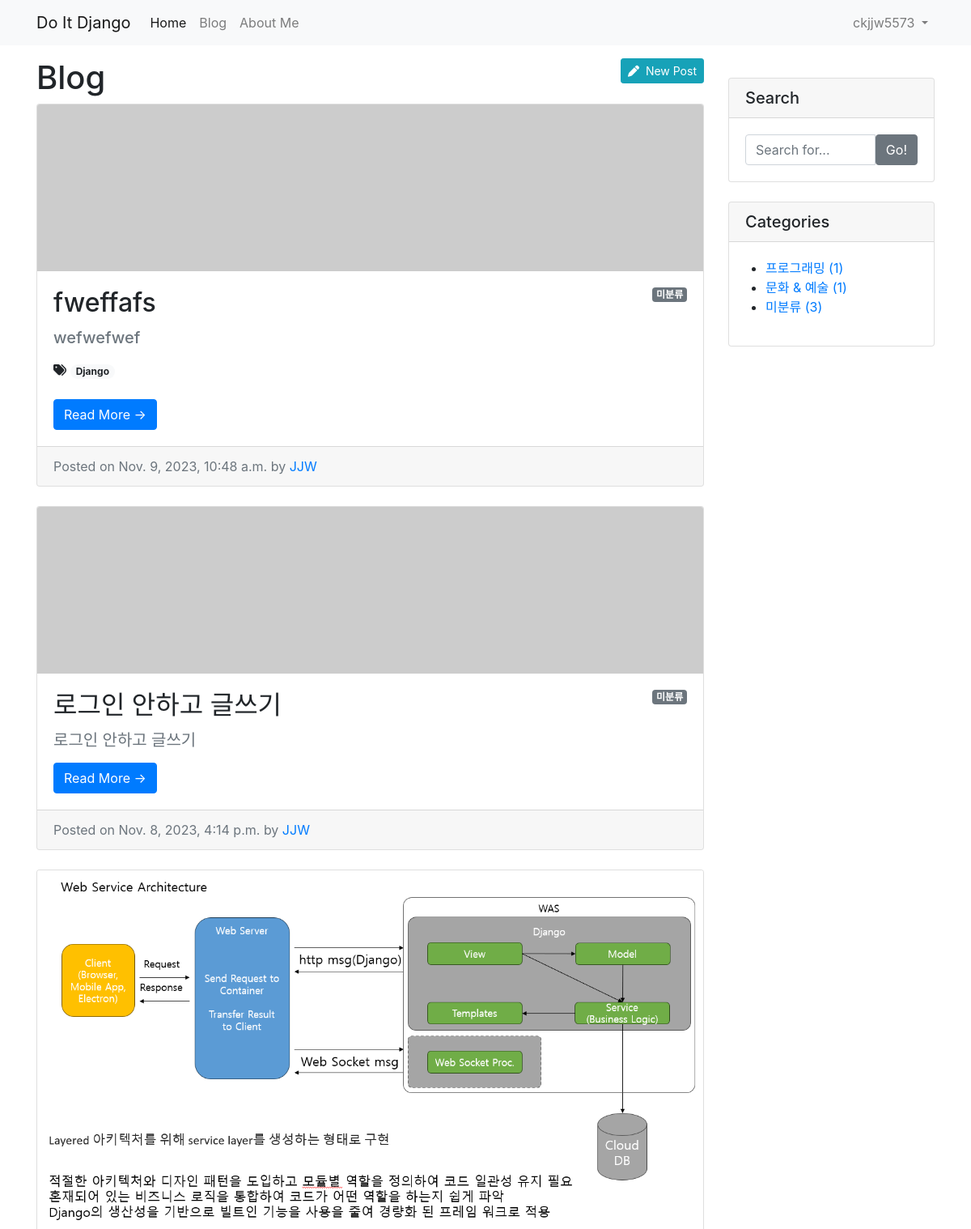
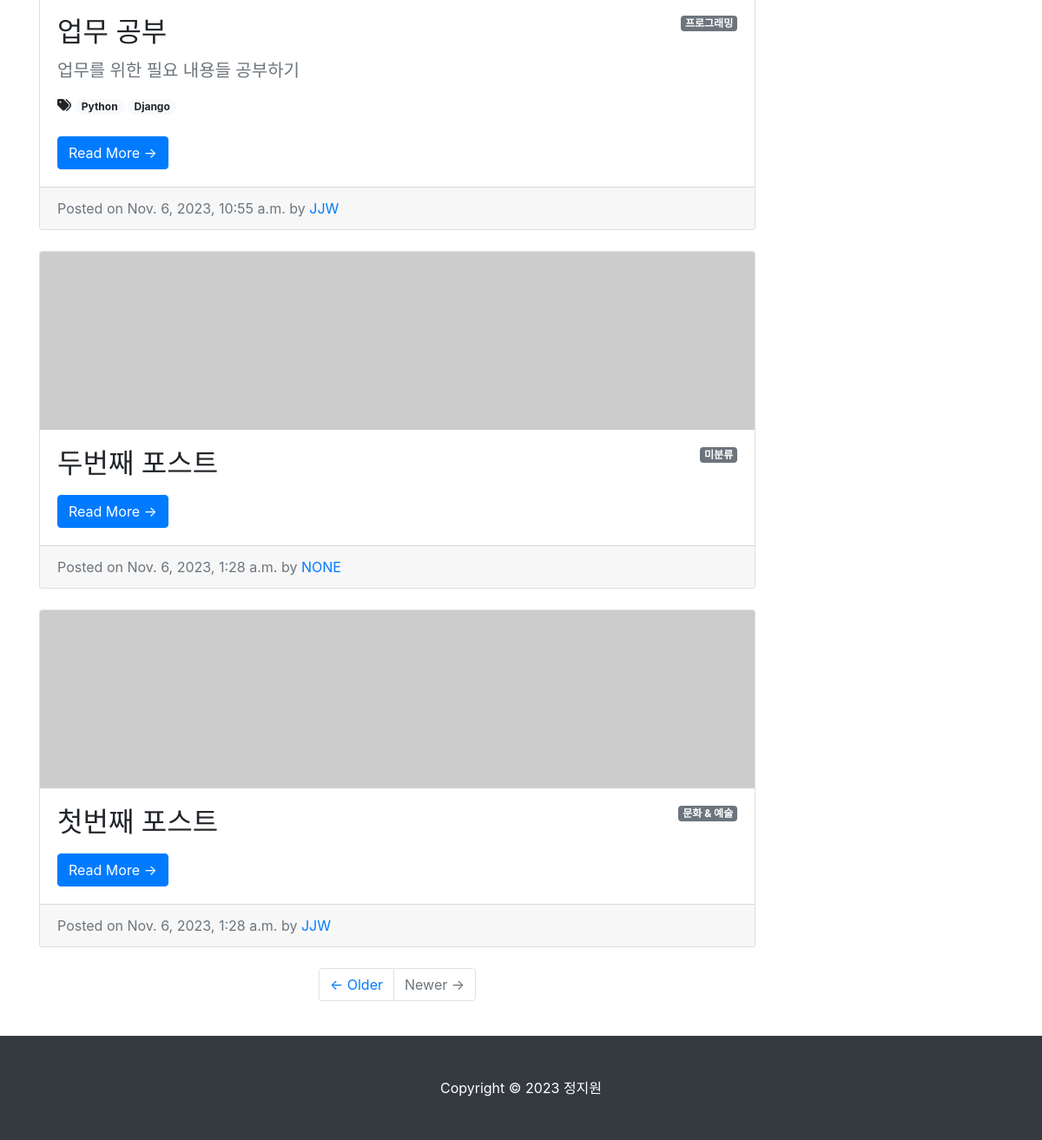
Page /blog/ (signed in) on the committed database (2 pictures, top to bottom).
### blog/models.py (models this page shows, shortened)
class Post(models.Model):
    title = models.CharField(max_length=30)
    hook_text = models.CharField(max_length=100, blank=True)
    content = models.TextField()
    head_image = models.ImageField(upload_to='blog/images/%Y/%m/%d/', blank=True)
    file_upload = models.FileField(upload_to='blog/files/%Y/%m/%d/', blank=True)
    created_at = models.DateTimeField(auto_now_add=True)
    updated_at = models.DateTimeField(auto_now=True)
    author = models.ForeignKey(User, null=True, blank=True, on_delete=models.SET_NULL)  # 작성자가 삭제되면 해당 작성자가 작성한 포스트에 작성자를 빈 칸으로 둔다.
    category = models.ForeignKey(Category, null=True, blank=True, on_delete=models.SET_NULL)
    tags = models.ManyToManyField(Tag, blank=True)  # ManyToManyField는 기본적으로 null=True가 설정되어 있어 따로 입력한 null=True는 효과가 없다.
    content = MarkdownxField()
    def __str__(self):
        return f'[{self.pk}] {self.title} :: {self.author}'
    def get_absolute_url(self):
        return f'/blog/{self.pk}/'
    def get_content_markdown(self):
        return markdown(self.content)

class Tag(models.Model):
    name = models.CharField(max_length=50)
    slug = models.SlugField(max_length=200, unique=True, allow_unicode=True)
    def __str__(self):
        return self.name
    def get_absolute_url(self):
        return f'/blog/tag/{self.slug}/'

class Category(models.Model):
    name = models.CharField(max_length=50, unique=True)
    slug = models.SlugField(max_length=200, unique=True, allow_unicode=True)
    def __str__(self):  # 해당 클래스로 만들어진 인스턴트 자체를 출력할 때, 문자열로 설명해주기 위한 메서드이다.
        return self.name
    def get_absolute_url(self):
        return f'/blog/category/{self.slug}/'
    class Meta:
        verbose_name_plural = 'Categories'  # admin 페이지 내의 자동으로 설정된 'Categorys'를 'Categories'로 변경

### blog/views.py (the view)
# urls.py: path('', views.PostList.as_view()),
class PostList(ListView):
    model = Post
    ordering = '-pk'
    def get_context_data(self, **kwargs):
        context = super(PostList, self).get_context_data()
        context['categories'] = Category.objects.all()
        context['no_category_post_count'] = Post.objects.filter(category=None).count()
        return context

### blog/templates/blog/post_list.html (shortened to what this page needs)
{% extends 'blog/base.html' %}
{% block main_area %}
    {% if user.is_authenticated %}
        {% if user.is_superuser or user.is_staff %}
            <a class="btn btn-info btn-sm float-right" href="/blog/create_post/" role="button"><i class="fas fa-pen"></i>&nbsp;&nbsp;New Post</a>
        {% endif %}
    {% endif %}
    <h1>Blog
    </h1>
        {% if post_list.exists %}
            {% for p in post_list %}
                <div class="card mb-4" id="post-{{ p.pk }}">
                    {% if p.head_image %}
                    <img class="card-img-top" src="{{ p.head_image.url }}" alt="{{ p }} head image">
                    {% else %}
                    <img class="card-img-top" src="https://picsum.photos/seed/{{ p.id }}/800/200" alt="random_image">
                    {% endif %}
                    <div class="card-body">
                        {% if p.category %}
                            <span class="badge badge-secondary float-right">{{ p.category }}</span>
                        {% else %}
                            <span class="badge badge-secondary float-right">미분류</span>
                        {% endif %}
                        <h2 class="card-title">{{ p.title }}</h2>
                        {% if p.hook_text %}
                            <h5 class="text-muted">{{ p.hook_text }}</h5>
                        {% endif %}
                        {% if p.tags.exists %}
                            <i class="fas fa-tags"></i>
                            {% for tag in p.tags.iterator %}
                                <a href="{{ tag.get_absolute_url }}"><span class="badge badge-pill badge-light">{{ tag }}</span></a>
                            {% endfor %}
                            <br />
                            <br />
                        {% endif %}
                        <a href="{{ p.get_absolute_url }}" class="btn btn-primary">Read More &rarr;</a>
                    </div>
                    <div class="card-footer text-muted">
                        Posted on {{ p.created_at }} by
                        <a href="#">{{ p.author | upper }}</a>
                    </div>
                </div>
            {% endfor %}
        {% else %}
            <h3>아직 게시물이 없습니다.</h3>
        {% endif %}
        <ul class="pagination justify-content-center mb-4">
            <li class="page-item">
                <a class="page-link" href="#">&larr; Older</a>
            </li>
            <li class="page-item disabled">
                <a class="page-link" href="#">Newer &rarr;</a>
            </li>
        </ul>
{% endblock %}

### blog/templates/blog/base.html (shortened to what this page needs)
<!DOCTYPE html>
<html>
{% load static %}
<head>
    <link rel="stylesheet" href="{% static 'blog/bootstrap/bootstrap.min.css' %}" media="screen">
</head>
<body>
    {% include 'blog/navbar.html' %}
    <div class="container my-3">
        <div class="row">
            <div class="col-md-8 col-lg-9" id="main-area">
                {% block main_area %}
                {% endblock %}
            </div>
            <div class="col-md-4 col-lg-3">
                <div class="card my-4">
                    <h5 class="card-header">Search</h5>
                    <div class="card-body">
                        <div class="input-group">
                            <input type="text" class="form-control" placeholder="Search for...">
                            <span class="input-group-btn">
                                <button class="btn btn-secondary" type="button">Go!</button>
                            </span>
                        </div>
                    </div>
                </div>
                <div class="card my-4">
                    <h5 class="card-header">Categories</h5>
                    <div class="card-body">
                        <div class="row">
                            <ul>
                                {% for category in categories %}
                                <li>
                                    <a href="{{ category.get_absolute_url }}">{{ category }} ({{ category.post_set.count }})</a>
                                </li>
                                {% endfor %}
                                <li>
                                    <a href="/blog/category/no_category/">미분류 ({{ no_category_post_count }})</a>
                                </li>
                            </ul>
                        </div>
                    </div>
                </div>
            </div>
        </div>
    </div>
    {% include 'blog/footer.html' %}
</body>
</html>

### blog/templates/blog/navbar.html (shortened to what this page needs)
{% load socialaccount %}
<nav class="navbar navbar-expand-lg navbar-light bg-light">
    <div class="container">
        <a class="navbar-brand" href="/">Do It Django</a>
        <div class="collapse navbar-collapse" id="navbarNavDropdown">
            <ul class="navbar-nav">
                <li class="nav-item active">
                    <a class="nav-link" href="/">Home</a>
                </li>
                <li class="nav-item">
                    <a class="nav-link" href="/blog/">Blog</a>
                </li>
                <li class="nav-item">
                    <a class="nav-link" href="/about_me/">About Me</a>
                </li>
            </ul>
            <ul class="navbar-nav ml-auto">
                {% if user.is_authenticated %}
                <li class="nav-item dropdown">
                    <a class="nav-link dropdown-toggle" href="#" id="navbarDropdownMenuLink" role="button" data-toggle="dropdown" aria-haspopup="true" aria-expanded="false">
                        {{ user.username }}
                    </a>
                </li>
                {% else %}
                <li class="nav-item">
                    <a class="nav-link" href="#" data-toggle="modal" data-target="#loginModal">Log In</a>
                </li>
                {% endif %}
            </ul>
        </div>
    </div>
</nav>

### rows in the picture
Post: shows "미분류", title "fweffafs", hook_text "wefwefwef", created_at "Nov. 9, 2023, 10:48 a.m.", author "JJW"
Tag: name "Django"
Post: shows "미분류", title "로그인 안하고 글쓰기", hook_text "로그인 안하고 글쓰기", created_at "Nov. 8, 2023, 4:14 p.m.", author "JJW"
Post: head_image (picture), category "프로그래밍", title "업무 공부", hook_text "업무를 위한 필요 내용들 공부하기", created_at "Nov. 6, 2023, 10:55 a.m.", author "JJW"
Tag: name "Python"
Post: shows "미분류", title "두번째 포스트", created_at "Nov. 6, 2023, 1:28 a.m.", author "NONE"
Post: category "문화 & 예술", title "첫번째 포스트", created_at "Nov. 6, 2023, 1:28 a.m.", author "JJW"
Category: name "프로그래밍", post_set.count "1"
Category: name "문화 & 예술", post_set.count "1"

### other values in the picture
{{ user.username }} "ckjjw5573"
{{ no_category_post_count }} "3"
